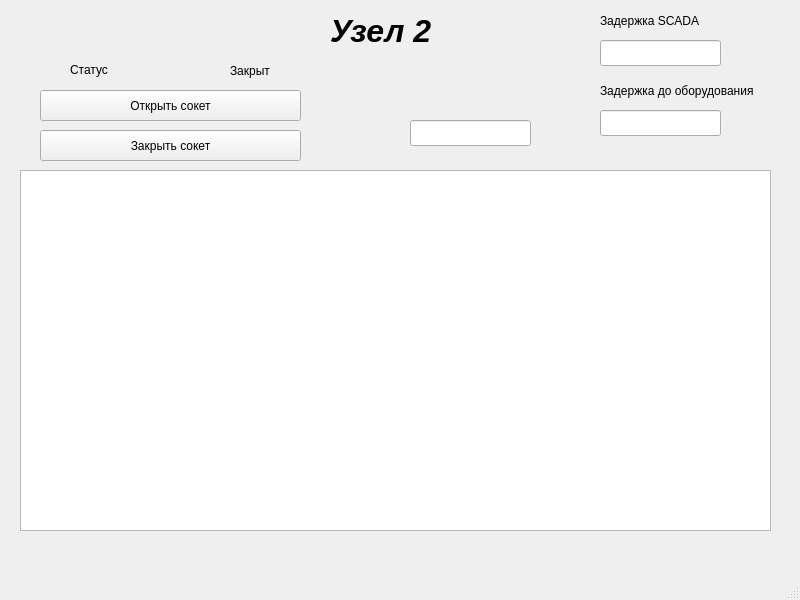
<?xml version="1.0" encoding="UTF-8"?>
<ui version="4.0">
 <class>MainWindow</class>
 <widget class="QMainWindow" name="MainWindow">
  <property name="geometry">
   <rect>
    <x>0</x>
    <y>0</y>
    <width>800</width>
    <height>600</height>
   </rect>
  </property>
  <property name="windowTitle">
   <string>MainWindow</string>
  </property>
  <widget class="QWidget" name="centralwidget">
   <widget class="QLabel" name="lb_port1Status">
    <property name="geometry">
     <rect>
      <x>230</x>
      <y>60</y>
      <width>61</width>
      <height>21</height>
     </rect>
    </property>
    <property name="text">
     <string>Закрыт</string>
    </property>
   </widget>
   <widget class="QLineEdit" name="Delay">
    <property name="geometry">
     <rect>
      <x>600</x>
      <y>40</y>
      <width>121</width>
      <height>26</height>
     </rect>
    </property>
   </widget>
   <widget class="QPushButton" name="pB_port1Open">
    <property name="geometry">
     <rect>
      <x>40</x>
      <y>90</y>
      <width>261</width>
      <height>31</height>
     </rect>
    </property>
    <property name="text">
     <string>Открыть сокет</string>
    </property>
   </widget>
   <widget class="QLabel" name="label_12">
    <property name="geometry">
     <rect>
      <x>330</x>
      <y>10</y>
      <width>141</width>
      <height>41</height>
     </rect>
    </property>
    <property name="font">
     <font>
      <pointsize>24</pointsize>
      <italic>true</italic>
      <bold>true</bold>
     </font>
    </property>
    <property name="text">
     <string>Узел 2</string>
    </property>
   </widget>
   <widget class="QPushButton" name="pB_port1Close">
    <property name="geometry">
     <rect>
      <x>40</x>
      <y>130</y>
      <width>261</width>
      <height>31</height>
     </rect>
    </property>
    <property name="text">
     <string>Закрыть сокет</string>
    </property>
   </widget>
   <widget class="QLabel" name="label_5">
    <property name="geometry">
     <rect>
      <x>70</x>
      <y>60</y>
      <width>63</width>
      <height>20</height>
     </rect>
    </property>
    <property name="text">
     <string>Статус</string>
    </property>
   </widget>
   <widget class="QPlainTextEdit" name="pTE_port1Recieved">
    <property name="geometry">
     <rect>
      <x>20</x>
      <y>170</y>
      <width>751</width>
      <height>361</height>
     </rect>
    </property>
   </widget>
   <widget class="QLabel" name="label">
    <property name="geometry">
     <rect>
      <x>600</x>
      <y>10</y>
      <width>151</width>
      <height>21</height>
     </rect>
    </property>
    <property name="text">
     <string>Задержка SCADA</string>
    </property>
   </widget>
   <widget class="QLineEdit" name="status_port">
    <property name="geometry">
     <rect>
      <x>410</x>
      <y>120</y>
      <width>121</width>
      <height>26</height>
     </rect>
    </property>
   </widget>
   <widget class="QLabel" name="label_2">
    <property name="geometry">
     <rect>
      <x>600</x>
      <y>80</y>
      <width>201</width>
      <height>21</height>
     </rect>
    </property>
    <property name="text">
     <string>Задержка до оборудования</string>
    </property>
   </widget>
   <widget class="QLineEdit" name="Delay_2">
    <property name="geometry">
     <rect>
      <x>600</x>
      <y>110</y>
      <width>121</width>
      <height>26</height>
     </rect>
    </property>
   </widget>
  </widget>
  <widget class="QMenuBar" name="menubar">
   <property name="geometry">
    <rect>
     <x>0</x>
     <y>0</y>
     <width>800</width>
     <height>26</height>
    </rect>
   </property>
  </widget>
  <widget class="QStatusBar" name="statusbar"/>
 </widget>
 <resources/>
 <connections/>
</ui>
